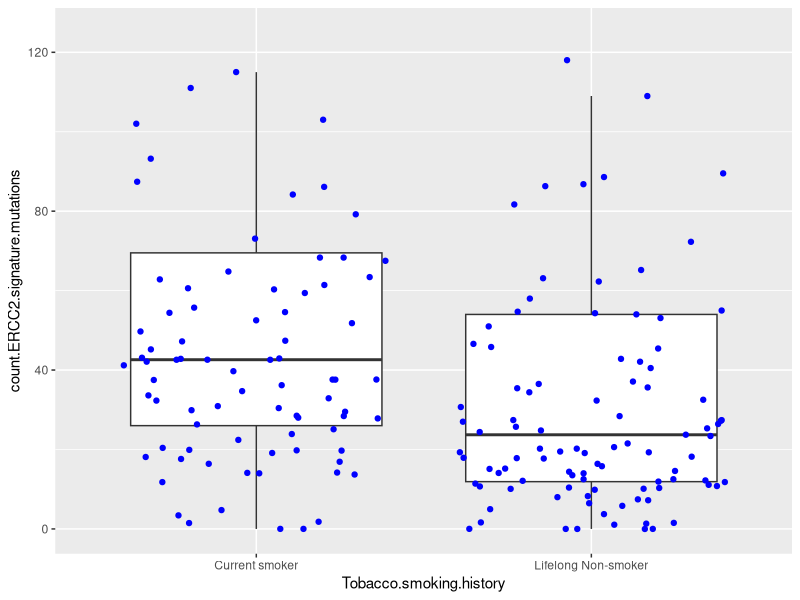

Here is the R script that generated this plot:
## ---- chunk 1
library(tidyverse)
## ---- chunk 2
clinical <- read_csv("data/clinical.csv")
## ---- chunk 3
d_plot <- clinical %>% 
  select(barcode, Tobacco.smoking.history, count.ERCC2.signature.mutations) %>% 
  filter(!is.na(count.ERCC2.signature.mutations)) %>% 
  filter(Tobacco.smoking.history %in% c("Current smoker", "Lifelong Non-smoker"))

L7A_boxplot <- ggplot(data = d_plot,
       aes(x = Tobacco.smoking.history,
           y = count.ERCC2.signature.mutations)) + 
  geom_boxplot(outlier.shape = NA) +
  coord_cartesian(ylim = c(0, 125)) +
  geom_jitter(color = "blue")

L7A_boxplot
## ---- chunk 4



## ---- chunk 5




## ---- chunk 6



## ---- chunk 7



## ---- chunk 8



## ---- chunk 9



## ---- chunk 10



## ---- chunk 11


## ---- chunk 12



## ---- chunk 13



## ---- chunk 14



## ---- chunk 15



## ---- chunk 16




## ---- chunk 17
 
